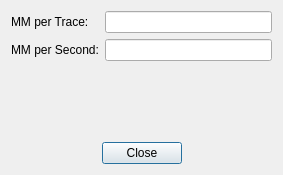
<?xml version="1.0" encoding="UTF-8"?>
<ui version="4.0">
 <class>SectionScaleDialog</class>
 <widget class="QDialog" name="SectionScaleDialog">
  <property name="geometry">
   <rect>
    <x>0</x>
    <y>0</y>
    <width>283</width>
    <height>175</height>
   </rect>
  </property>
  <property name="windowTitle">
   <string>Dialog</string>
  </property>
  <layout class="QVBoxLayout" name="verticalLayout">
   <item>
    <layout class="QGridLayout" name="gridLayout">
     <item row="0" column="0">
      <widget class="QLabel" name="label">
       <property name="text">
        <string>MM per Trace:</string>
       </property>
      </widget>
     </item>
     <item row="0" column="1">
      <widget class="QLineEdit" name="leMMPerTrace"/>
     </item>
     <item row="1" column="0">
      <widget class="QLabel" name="label_2">
       <property name="text">
        <string>MM per Second:</string>
       </property>
      </widget>
     </item>
     <item row="1" column="1">
      <widget class="QLineEdit" name="leMMPerSecond"/>
     </item>
    </layout>
   </item>
   <item>
    <spacer name="verticalSpacer">
     <property name="orientation">
      <enum>Qt::Vertical</enum>
     </property>
     <property name="sizeHint" stdset="0">
      <size>
       <width>20</width>
       <height>40</height>
      </size>
     </property>
    </spacer>
   </item>
   <item>
    <layout class="QHBoxLayout" name="horizontalLayout">
     <item>
      <spacer name="horizontalSpacer">
       <property name="orientation">
        <enum>Qt::Horizontal</enum>
       </property>
       <property name="sizeHint" stdset="0">
        <size>
         <width>40</width>
         <height>20</height>
        </size>
       </property>
      </spacer>
     </item>
     <item>
      <widget class="QPushButton" name="pushButton">
       <property name="text">
        <string>Close</string>
       </property>
      </widget>
     </item>
     <item>
      <spacer name="horizontalSpacer_2">
       <property name="orientation">
        <enum>Qt::Horizontal</enum>
       </property>
       <property name="sizeHint" stdset="0">
        <size>
         <width>40</width>
         <height>20</height>
        </size>
       </property>
      </spacer>
     </item>
    </layout>
   </item>
  </layout>
 </widget>
 <resources/>
 <connections>
  <connection>
   <sender>pushButton</sender>
   <signal>clicked()</signal>
   <receiver>SectionScaleDialog</receiver>
   <slot>hide()</slot>
   <hints>
    <hint type="sourcelabel">
     <x>141</x>
     <y>150</y>
    </hint>
    <hint type="destinationlabel">
     <x>141</x>
     <y>87</y>
    </hint>
   </hints>
  </connection>
 </connections>
</ui>
